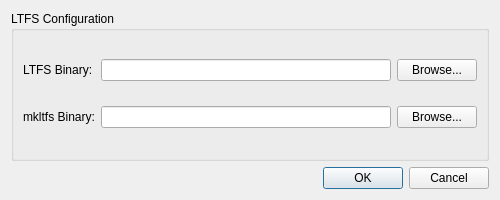
<?xml version="1.0" encoding="UTF-8"?>
<ui version="4.0">
 <class>SettingsDialog</class>
 <widget class="QDialog" name="SettingsDialog">
  <property name="geometry">
   <rect>
    <x>0</x>
    <y>0</y>
    <width>500</width>
    <height>200</height>
   </rect>
  </property>
  <property name="windowTitle">
   <string>Settings</string>
  </property>
  <layout class="QVBoxLayout" name="verticalLayout">
   <item>
    <widget class="QGroupBox" name="groupBox">
     <property name="title">
      <string>LTFS Configuration</string>
     </property>
     <layout class="QGridLayout" name="gridLayout">
      <item row="0" column="0">
       <widget class="QLabel" name="label">
        <property name="text">
         <string>LTFS Binary:</string>
        </property>
       </widget>
      </item>
      <item row="0" column="1">
       <widget class="QLineEdit" name="lineEditLtfs"/>
      </item>
      <item row="0" column="2">
       <widget class="QPushButton" name="btnBrowseLtfs">
        <property name="text">
         <string>Browse...</string>
        </property>
       </widget>
      </item>
      <item row="1" column="0">
       <widget class="QLabel" name="label_2">
        <property name="text">
         <string>mkltfs Binary:</string>
        </property>
       </widget>
      </item>
      <item row="1" column="1">
       <widget class="QLineEdit" name="lineEditMkltfs"/>
      </item>
      <item row="1" column="2">
       <widget class="QPushButton" name="btnBrowseMkltfs">
        <property name="text">
         <string>Browse...</string>
        </property>
       </widget>
      </item>
     </layout>
    </widget>
   </item>
   <item>
    <widget class="QDialogButtonBox" name="buttonBox">
     <property name="orientation">
      <enum>Qt::Horizontal</enum>
     </property>
     <property name="standardButtons">
      <set>QDialogButtonBox::Cancel|QDialogButtonBox::Ok</set>
     </property>
    </widget>
   </item>
  </layout>
 </widget>
 <resources/>
 <connections>
  <connection>
   <sender>buttonBox</sender>
   <signal>accepted()</signal>
   <receiver>SettingsDialog</receiver>
   <slot>accept()</slot>
   <hints>
    <hint type="sourcelabel">
     <x>248</x>
     <y>254</y>
    </hint>
    <hint type="destinationlabel">
     <x>157</x>
     <y>274</y>
    </hint>
   </hints>
  </connection>
  <connection>
   <sender>buttonBox</sender>
   <signal>rejected()</signal>
   <receiver>SettingsDialog</receiver>
   <slot>reject()</slot>
   <hints>
    <hint type="sourcelabel">
     <x>316</x>
     <y>260</y>
    </hint>
    <hint type="destinationlabel">
     <x>286</x>
     <y>274</y>
    </hint>
   </hints>
  </connection>
 </connections>
</ui>
